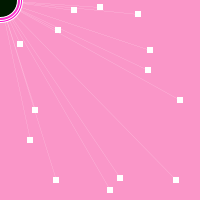
Frame 1 (no input)
Frame 60 (the mouse pressed at the canvas centre just before this capture): identical to frame 1, image omitted
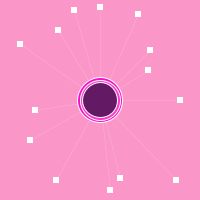
Frame 120 (the mouse held since frame 60 and released just before this capture)

The Processing sketch that drew these frames (run headless with seeded random() and noise(); from frame 60 on, the mouse is pressed at the canvas centre):

// Processing sketch: processing_5805
// ── processing_5805.pde

// Here is the background
void setup(){
  //set the window size
size(200,200);
smooth();
}

void draw() {
    //draw a pink background
background(250,150,200);

// draw starburst from center of screen
stroke(255);
strokeWeight(abs(mouseX-pmouseX));
line(100,7,mouseX,mouseY);
line(35,110,mouseX,mouseY);
line(150,50,mouseX,mouseY);
line(148,70,mouseX,mouseY);
line(180,100,mouseX,mouseY);
line(176,180,mouseX,mouseY);
line(120,178,mouseX,mouseY);
line(110,190,mouseX,mouseY);
line(56,180,mouseX,mouseY);
line(30,140,mouseX,mouseY);
line(20,44,mouseX,mouseY);
line(58,30,mouseX,mouseY);
line(74,10,mouseX,mouseY);
line(138,14,mouseX,mouseY);

// set CENTER mode
rectMode(CENTER);

// set rectangle tip fill
fill(255);
strokeWeight(1);

//Draw rectangle tips
rect(100,7,5,5);
rect(35,110,5,5);
rect(150,50,5,5);
rect(148,70,5,5);
rect(180,100,5,5);
rect(176,180,5,5);
rect(120,178,5,5);
rect(110,190,5,5);
rect(56,180,5,5);
rect(30,140,5,5);
rect(20,44,5,5);
rect(58,30,5,5);
rect(74,10,5,5);
rect(138,14,5,5);

// Draw center of starburst
fill(250,15,200);
ellipse(mouseX,mouseY,45,45);
fill(250,55,200);
ellipse(mouseX,mouseY,40,40);
fill(mouseX,25,mouseY);
ellipse(mouseX,mouseY,35,35);

println("What is your wish?");
}
